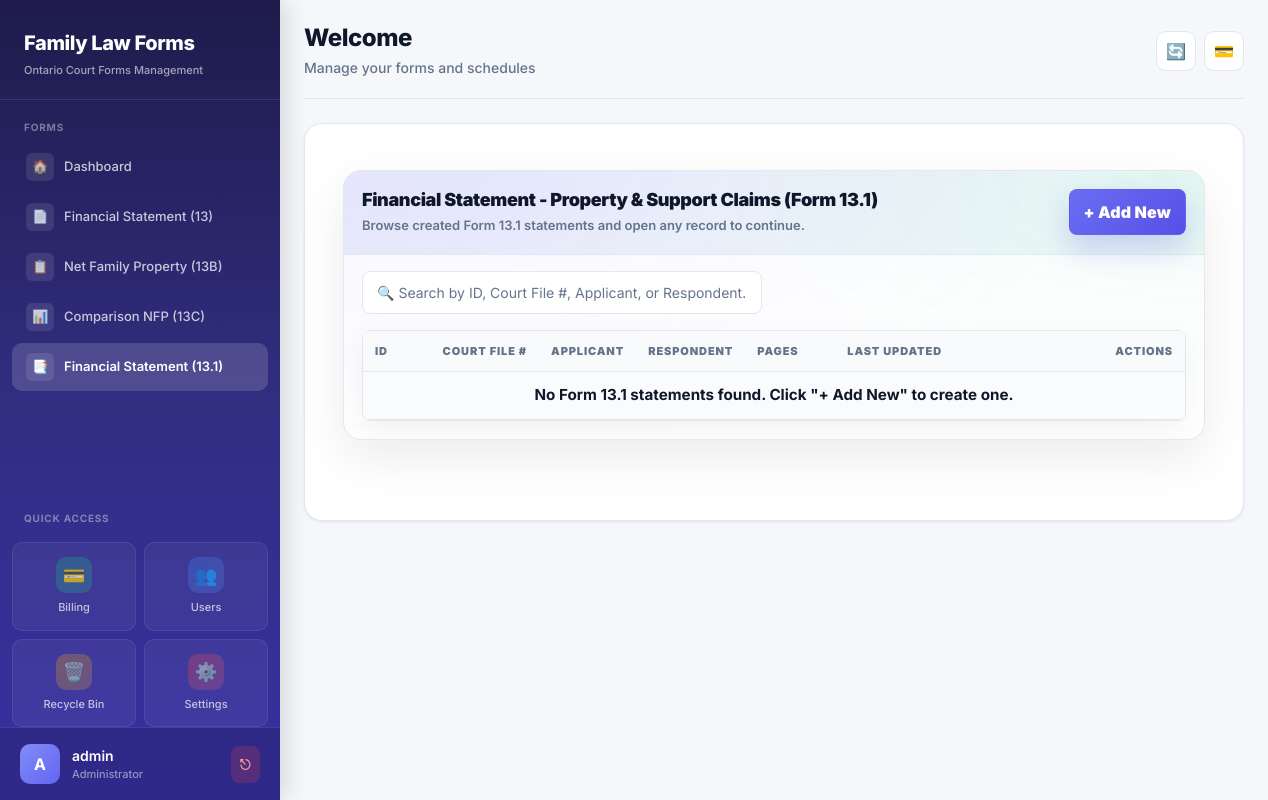
Page /forms/financial-statement-131/list/ (signed in) on the earlier database version.
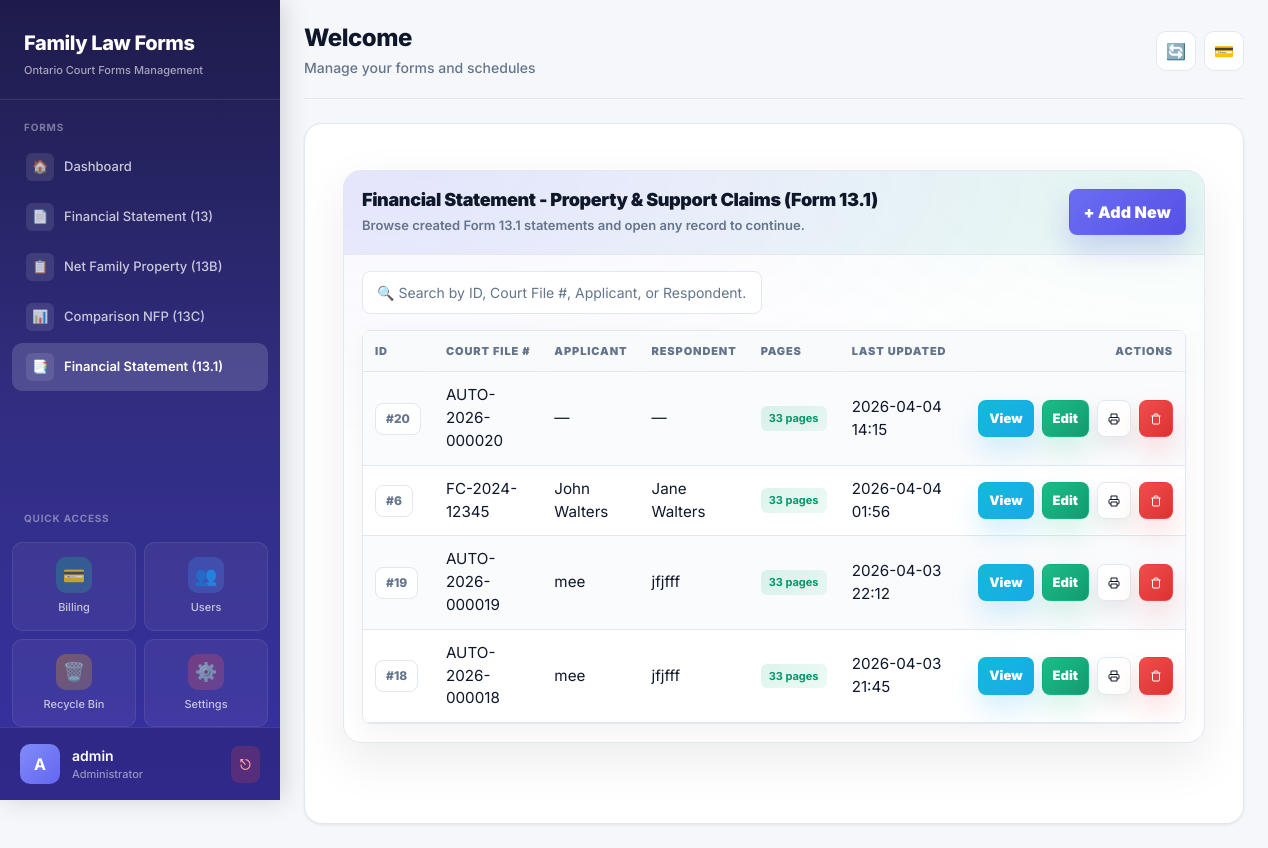
Same page on the later database version.
### forms/models.py (models this page shows, shortened)
class SoftDeleteMixin(models.Model):
    is_deleted = models.BooleanField(default=False)
    deleted_at = models.DateTimeField(null=True, blank=True)
    objects = SoftDeleteManager()
    all_objects = AllObjectsManager()
    deleted_objects = DeletedObjectsManager()
    class Meta:
        abstract = True

class Form131FinancialStatement(SoftDeleteMixin, models.Model):
    court_file_number = models.CharField(max_length=100, blank=True, null=True)
    applicant_name = models.CharField(max_length=255, blank=True, null=True)
    respondent_name = models.CharField(max_length=255, blank=True, null=True)
    draft = models.JSONField(blank=True, null=True)
    created_at = models.DateTimeField(auto_now_add=True)
    updated_at = models.DateTimeField(auto_now=True)
    class Meta:
        ordering = ["-updated_at", "-created_at"]

### forms/views.py (the view)
# urls.py: path('financial-statement-131/list/', views.financial_statement_131_list, name='financial_statement_131_list'),
@login_required
def financial_statement_131_list(request):
    from .models import Form131FinancialStatement
    statements = Form131FinancialStatement.objects.filter(is_deleted=False).order_by('-updated_at')
    return render(request, "forms/financial_statement_131_list.html", {"statements": statements})

### forms/models.py (called while the page is built)
    def get_queryset(self):
        return super().get_queryset().filter(is_deleted=False)

### users/context_processors.py (called while the page is built, shortened)
def user_permissions(request):
    context = {
        'user_modules': {},
        'user_permissions': {},
    }
    if not request.user.is_authenticated:
        return context
    if request.user.is_superuser:
        modules = Module.objects.filter(is_active=True)
        context['user_modules'] = {m.code: True for m in modules}
        context['user_permissions'] = {
            m.code: {
                'view': True,
                'create': True,
                'edit': True,
                'delete': True,
                'print': True,
                'export': True,
            } for m in modules
        }
        return context

### forms/templates/forms/financial_statement_131_list.html (shortened to what this page needs)
{% extends 'base.html' %}
{% block content %}
<div class="page-wrap">
  <div class="shell">
    <div class="header">
      <div class="title-block">
        <h2>Financial Statement - Property & Support Claims (Form 13.1)</h2>
        <p>Browse created Form 13.1 statements and open any record to continue.</p>
      </div>
      <a class="btn-modern btn-primary-modern" href="{% url 'financial_statement_131_page1_new' %}">
        + Add New
      </a>
    </div>
    <div class="content">
      <div class="search-box">
        <input type="text" class="search-input" id="searchInput" placeholder="🔍 Search by ID, Court File #, Applicant, or Respondent...">
      </div>
      <div class="table-shell">
        <div class="table-responsive">
          <table class="modern">
            <thead>
              <tr>
                <th style="width:80px;">ID</th>
                <th>Court File #</th>
                <th>Applicant</th>
                <th>Respondent</th>
                <th style="width:100px;">Pages</th>
                <th style="width:190px;">Last Updated</th>
                <th style="width:220px; text-align:right;">Actions</th>
              </tr>
            </thead>
            <tbody>
              {% for s in statements %}
              <tr>
                <td><span class="chip">#{{ s.id }}</span></td>
                <td>{{ s.court_file_number|default:"—" }}</td>
                <td>{{ s.applicant_name|default:"—" }}</td>
                <td>{{ s.respondent_name|default:"—" }}</td>
                <td><span class="badge-pages">33 pages</span></td>
                <td>{{ s.updated_at|date:'Y-m-d H:i' }}</td>
                <td>
                  <div class="actions">
                    <a class="btn-mini btn-info-modern" href="{% url 'financial_statement_131_view' s.id %}">View</a>
                    <a class="btn-mini btn-edit-modern" href="{% url 'financial_statement_131_page1' s.id %}">Edit</a>
                    <a class="btn-mini btn-modern" href="{% url 'financial_statement_131_print' s.id %}" target="_blank"><svg width="12" height="12" fill="none" stroke="currentColor" stroke-width="2" viewBox="0 0 24 24" style="vertical-align: -1px;"><path d="M6 9V2h12v7M6 18H4a2 2 0 01-2-2v-5a2 2 0 012-2h16a2 2 0 012 2v5a2 2 0 01-2 2h-2M6 14h12v8H6z"/></svg></a>
                    {% if request.user.is_staff or request.user.is_superuser %}
                    <a class="btn-mini btn-delete-modern" href="{% url 'financial_statement_131_delete' s.id %}"><svg width="12" height="12" fill="none" stroke="currentColor" stroke-width="2" viewBox="0 0 24 24" style="vertical-align: -1px;"><path d="M3 6h18M19 6v14a2 2 0 01-2 2H7a2 2 0 01-2-2V6m3 0V4a2 2 0 012-2h4a2 2 0 012 2v2"/></svg></a>
                    {% endif %}
                  </div>
                </td>
              </tr>
              {% empty %}
              <tr>
                <td colspan="7" class="empty">No Form 13.1 statements found. Click "+ Add New" to create one.</td>
              </tr>
              {% endfor %}
            </tbody>
          </table>
        </div>
      </div>
    </div>
  </div>
</div>
{% endblock %}

Differences in the rows shown:
added Form131FinancialStatement: id "20", court_file_number "AUTO-2026-000020", applicant_name "—", respondent_name "—", updated_at "2026-04-04 14:15"
added Form131FinancialStatement: id "6", court_file_number "FC-2024-12345", applicant_name "John Walters", respondent_name "Jane Walters", updated_at "2026-04-04 01:56"
added Form131FinancialStatement: id "19", court_file_number "AUTO-2026-000019", applicant_name "mee", respondent_name "jfjfff", updated_at "2026-04-03 22:12"
added Form131FinancialStatement: id "18", court_file_number "AUTO-2026-000018", applicant_name "mee", respondent_name "jfjfff", updated_at "2026-04-03 21:45"
Other differences:
text no longer shown: "No Form 13.1 statements found. Click \"+ Add New\" to create one."
